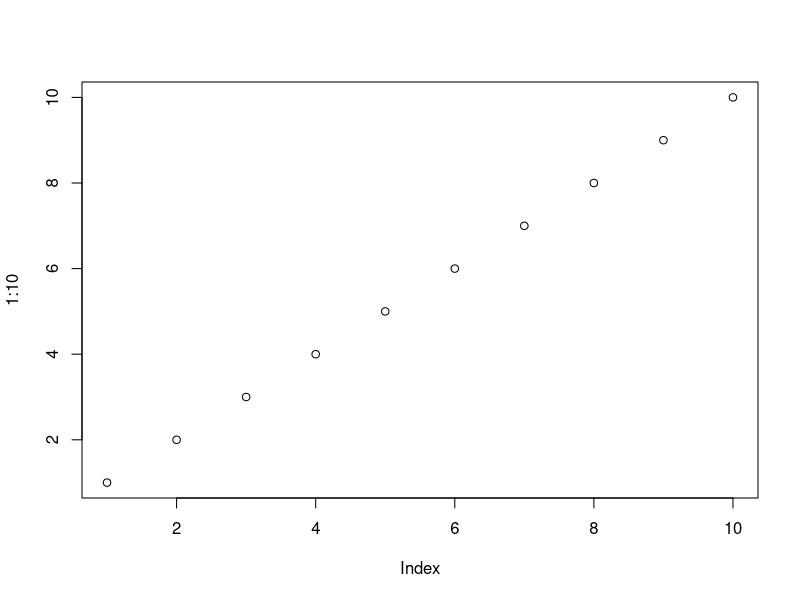
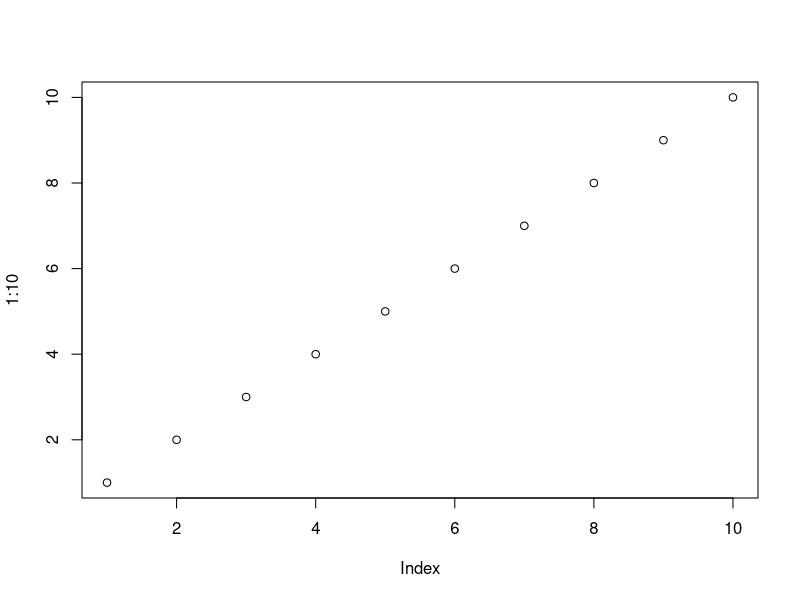
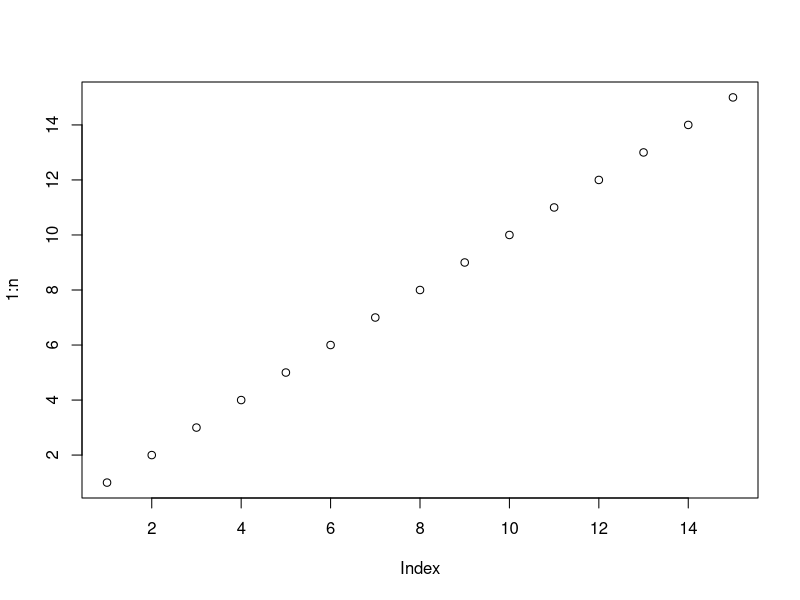
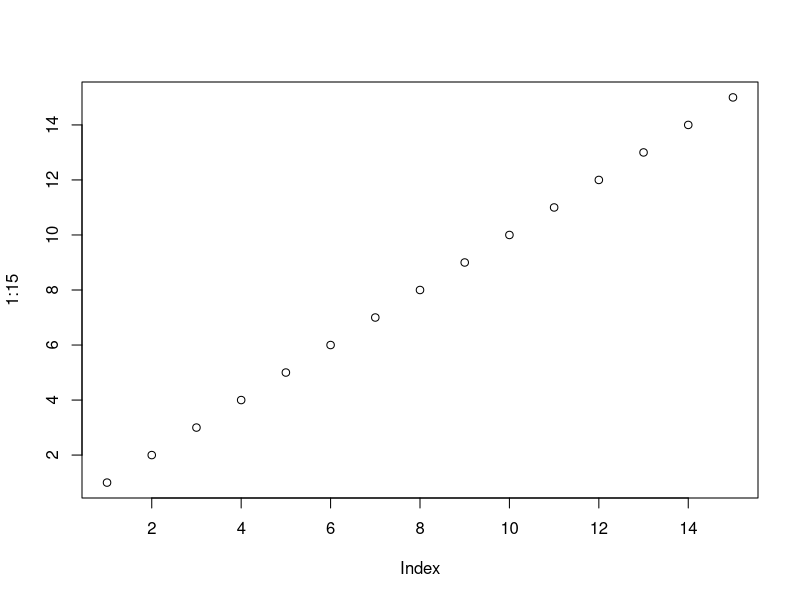
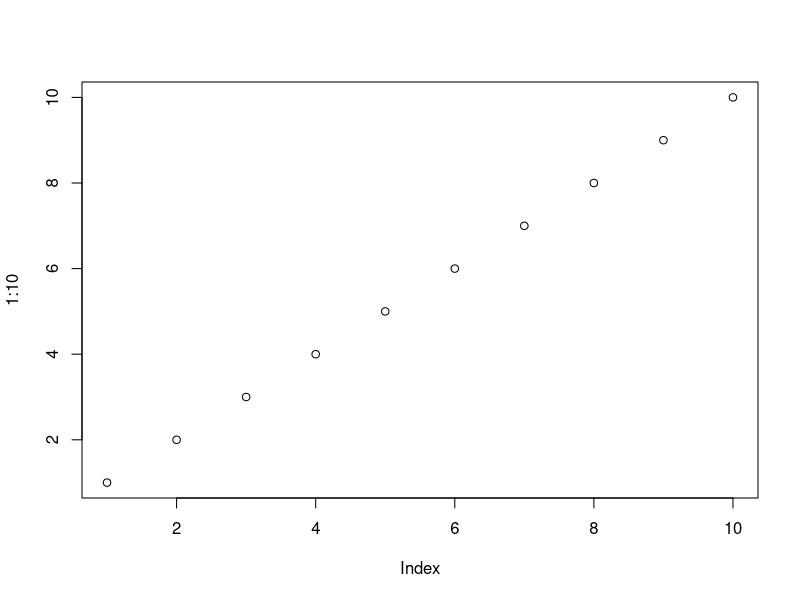
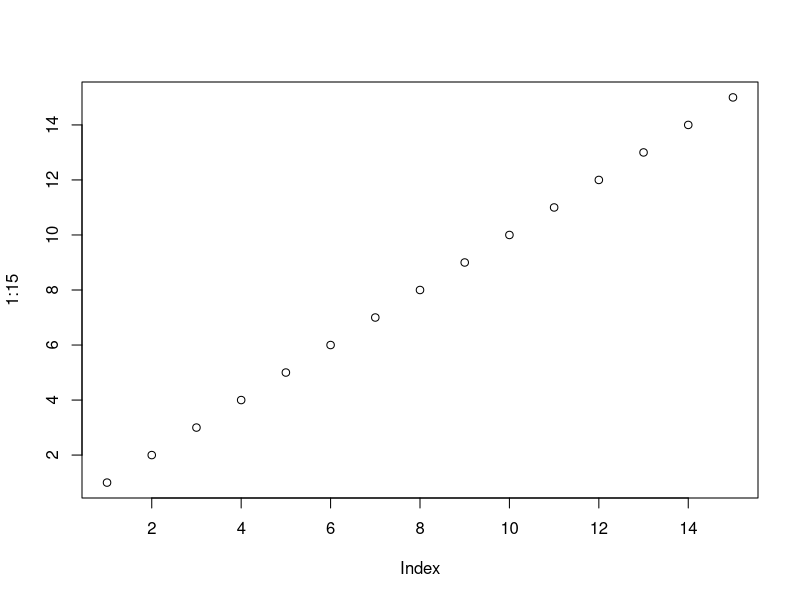
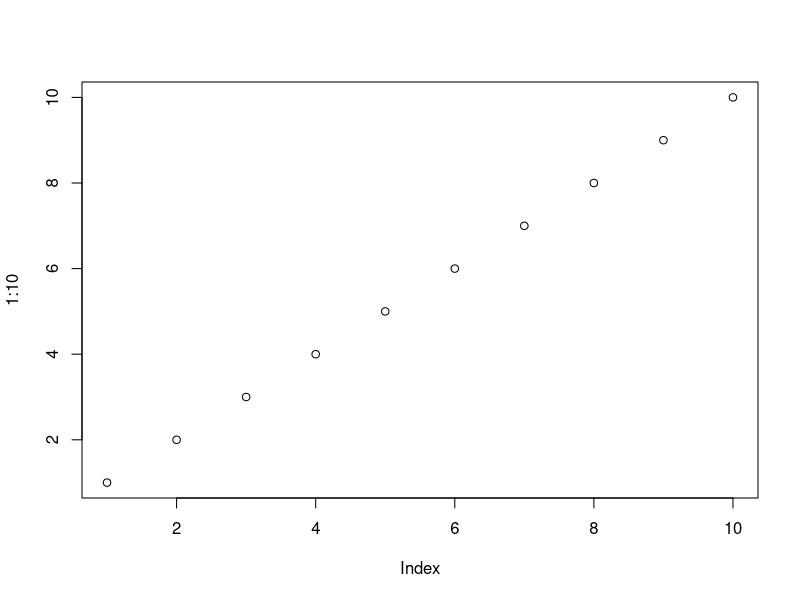

Write the R code that produced these figures, in order.
## ---- chunk 1
knitr::opts_chunk$set(dev = 'svg')
# simulate pandoc html output
knitr::opts_knit$set(rmarkdown.pandoc.to = "html")
## ---- chunk 2
plot(1:10)
## ---- chunk 3
plot(1:10)
## ---- chunk 4
n <- 15
plot(1:n)
## ---- chunk 5
plot(1:15)
plot(1:10)
## ---- chunk 6
plot(1:15)
plot(1:10)
